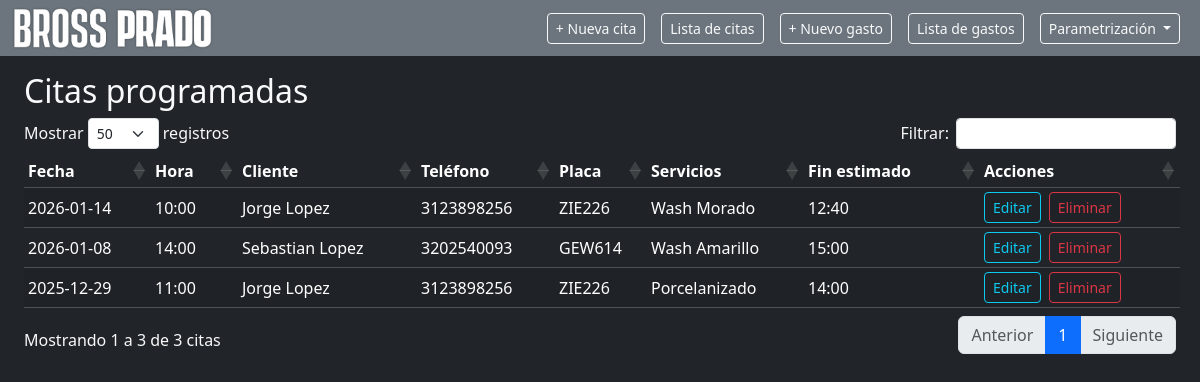
Before: /appointments with the older database file.
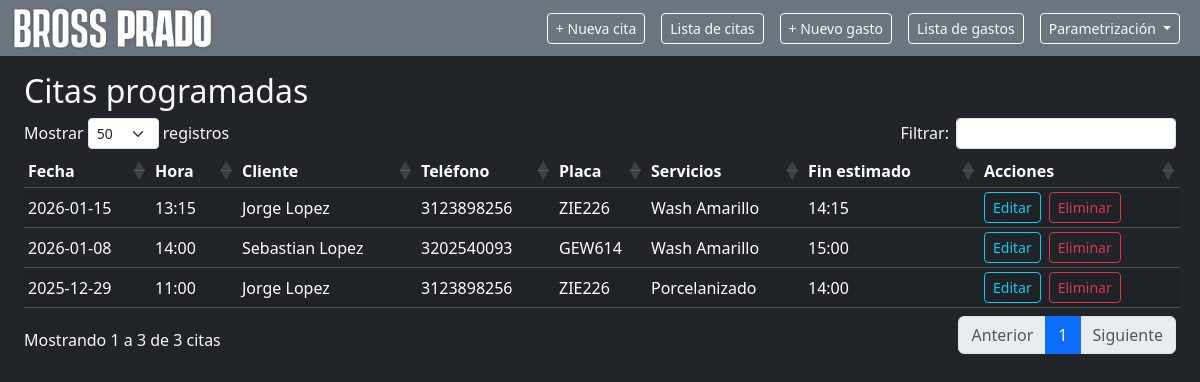
After: the same page with the newer database file.
### app.py (models this page shows, shortened)
class Appointment(db.Model):
    __tablename__ = "appointments"
    id = db.Column(db.Integer, primary_key=True)
    customer_name = db.Column(db.String(120), nullable=True)
    plate = db.Column(db.String(20), nullable=True)
    phone = db.Column(db.String(20))
    services = db.Column(db.String(255), nullable=False)  # "Wash Morado, Motor"
    start_datetime = db.Column(db.DateTime, nullable=False)
    end_datetime = db.Column(db.DateTime, nullable=False)
    notes = db.Column(db.Text, nullable=True)
    vehicle_type_id = db.Column(
        db.Integer,
        db.ForeignKey("vehicle_types.id"),
        nullable=True
    )
    agreement_id = db.Column(
        db.Integer,
        db.ForeignKey("agreements.id"),
        nullable=True
    )
    agreement = db.relationship("Agreement")
    vehicle_type = db.relationship("VehicleType")
    status = db.Column(db.String(20), nullable=False, default="scheduled")

### app.py (the view)
@app.route("/appointments")
def appointments_list():
    appointments = Appointment.query.order_by(Appointment.start_datetime.asc()).all()
    return render_template("appointments_list.html", appointments=appointments)

### templates/appointments_list.html (shortened to what this page needs)
{% extends "base.html" %}
{% block extra_head %}
<link rel="stylesheet"
      href="https://cdn.datatables.net/1.13.6/css/dataTables.bootstrap5.min.css">
{% endblock %}
{% block content %}
<h2>Citas programadas</h2>
<table id="appointmentsTable"
       class="table table-dark table-striped table-sm align-middle mt-4">
  <thead>
    <tr>
      <th>Fecha</th>
      <th>Hora</th>
      <th>Cliente</th>
      <th>Teléfono</th>
      <th>Placa</th>
      <th>Servicios</th>
      <th>Fin estimado</th>
      <th>Acciones</th>
    </tr>
  </thead>
  <tbody>
  {% for a in appointments %}
    <tr>
      <td>{{ a.start_datetime.strftime("%Y-%m-%d") }}</td>
      <td>{{ a.start_datetime.strftime("%H:%M") }}</td>
      <td>{{ a.customer_name }}</td>
      <td>{{ a.phone or "-" }}</td>
      <td>{{ a.plate or "-" }}</td>
      <td>{{ a.services }}</td>
      <td>{{ a.end_datetime.strftime("%H:%M") }}</td>
      <td class="d-flex gap-2">
        <a href="{{ url_for('edit_appointment', appointment_id=a.id) }}"
          class="btn btn-sm btn-outline-info">Editar</a>
        <form method="post"
              action="{{ url_for('delete_appointment', appointment_id=a.id) }}"
              onsubmit="return confirm('¿Eliminar esta cita?');">
          <button class="btn btn-sm btn-outline-danger">Eliminar</button>
        </form>
      </td>
    </tr>
  {% endfor %}
  </tbody>
</table>
{% endblock %}

### templates/base.html (shortened to what this page needs)
<!doctype html>
<html lang="es">
<head>
  <link
    href="https://cdn.jsdelivr.net/npm/bootstrap@5.3.3/dist/css/bootstrap.min.css"
    rel="stylesheet">
  {% block extra_head %}{% endblock %}
</head>
<body class="bg-dark text-light">
<nav class="navbar navbar-expand-lg navbar-dark bg-secondary mb-3">
  <div class="container-fluid">
    <a class="navbar-brand d-flex align-items-center gap-2"
       href="{{ url_for('calendar_view') }}"
       style="padding-top: 0; padding-bottom: 0;">
      <img
        src="{{ url_for('static', filename='img/logotipo.png') }}"
        alt="Agenda Detailing"
        class="navbar-logo"
        onerror="this.style.display='none'; this.insertAdjacentHTML('afterend','<span class=\'navbar-brand-text\'>Agenda</span>');"
      >
    </a>
    <div class="collapse navbar-collapse justify-content-end" id="navbarContent">
      <div class="d-flex flex-column flex-lg-row gap-2 mt-3 mt-lg-0">
        <a class="btn btn-sm btn-outline-light me-2" href="{{ url_for('new_appointment') }}">+ Nueva cita</a>
        <a class="btn btn-sm btn-outline-light me-2" href="{{ url_for('appointments_list') }}">Lista de citas</a>
        <a class="btn btn-sm btn-outline-light me-2"
           href="{{ url_for('expenses_new') }}">
           + Nuevo gasto
        </a>
        <a class="btn btn-sm btn-outline-light me-2"
           href="{{ url_for('expenses_list') }}">
           Lista de gastos
        </a>
        <div class="dropdown me-2">
          <button class="btn btn-sm btn-outline-light dropdown-toggle"
                  type="button"
                  data-bs-toggle="dropdown"
                  aria-expanded="false">
            Parametrización
          </button>
        </div>
      </div>
    </div>
  </div>
</nav>
<div class="container-fluid px-4">
  {% block content %}{% endblock %}
</div>
</body>
</html>

### templates/base.html (style rules this page uses)
.navbar-logo { height: 40px; width: auto; display: block; filter: drop-shadow(0 0 1px rgba(0,0,0,0.45)); }

Changed rows visible on the page:
changed Appointment (number 3 of 3 on the later page): start_datetime "2026-01-14" → "2026-01-15"; start_datetime "10:00" → "13:15"; services "Wash Morado" → "Wash Amarillo"; end_datetime "12:40" → "14:15"
